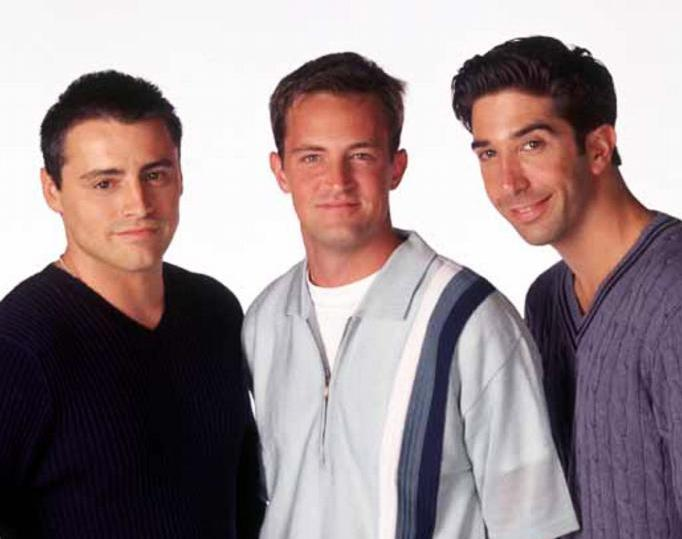
%> input picture lab_week4/homework/picture.jpg, 682 x 539 px
$ octave face_detection.m   (GNU Octave 9; MATLAB toolbox functions it lacks are replaced by stand-ins)
%> lines starting %> are read from the running program, lines starting %| are printed output that depends on the picture; in (x1, y1, x2, y2) boxes, pixels count from 0 and x2, y2 are one past the last pixel; in counts of white or black regions, pixels touching at a corner belong together; the program's own positions count from 1

% Load the RGB image
rgb_image = imread('./lab_week4/homework/picture.jpg');
%> rgb_image is the input picture: size 539x682x3 uint8; mean R, G, B 152.8, 137.5, 140.2

% Convert RGB to HSV
hsv_image = rgb2hsv(rgb_image);
%> hsv_image: size 539x682x3 double; mean H, S, V 0.465, 0.251, 0.612

% Extract individual channels
redChannel = rgb_image(:, :, 1);
greenChannel = rgb_image(:, :, 2);
blueChannel = rgb_image(:, :, 3);

hueChannel = hsv_image(:, :, 1);
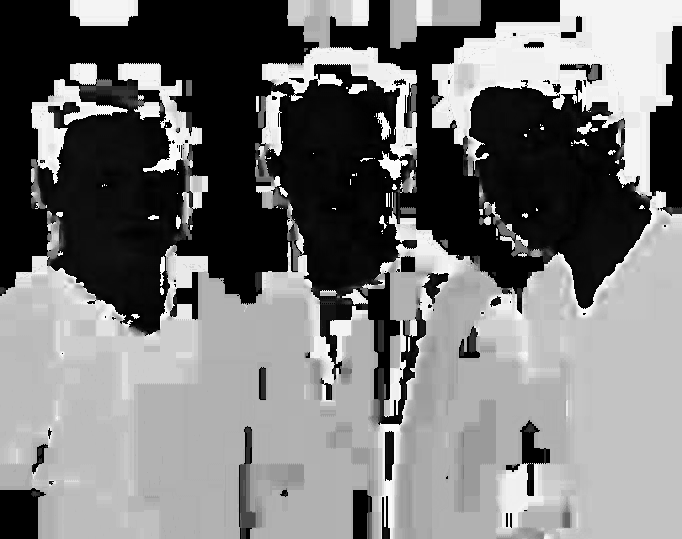
%> hueChannel: size 539x682 double; min 0, max 0.998, mean 0.465
saturationChannel = hsv_image(:, :, 2);
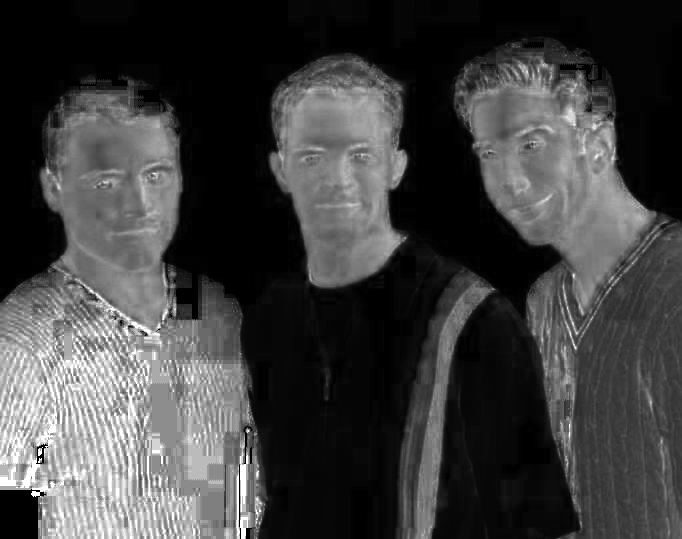
%> saturationChannel: size 539x682 double; min 0, max 1, mean 0.251
valueChannel = hsv_image(:, :, 3);

% Display the grayscale images
figure;

subplot(2, 3, 1);
imshow(redChannel);
title('Red Channel');

subplot(2, 3, 2);
imshow(greenChannel);
title('Green Channel');

subplot(2, 3, 3);
imshow(blueChannel);
title('Blue Channel');

subplot(2, 3, 4);
imshow(hueChannel);
title('Hue Channel');

subplot(2, 3, 5);
imshow(saturationChannel);
title('Saturation Channel');

subplot(2, 3, 6);
imshow(valueChannel);
title('Value Channel');


% Convert RGB to normalized RGB coordinates
R = double(rgb_image(:, :, 1)) / 255;
G = double(rgb_image(:, :, 2)) / 255;
B = double(rgb_image(:, :, 3)) / 255;

% Calculate the normalized RGB coordinates
r = R ./ (R + G + B + 1e-10);
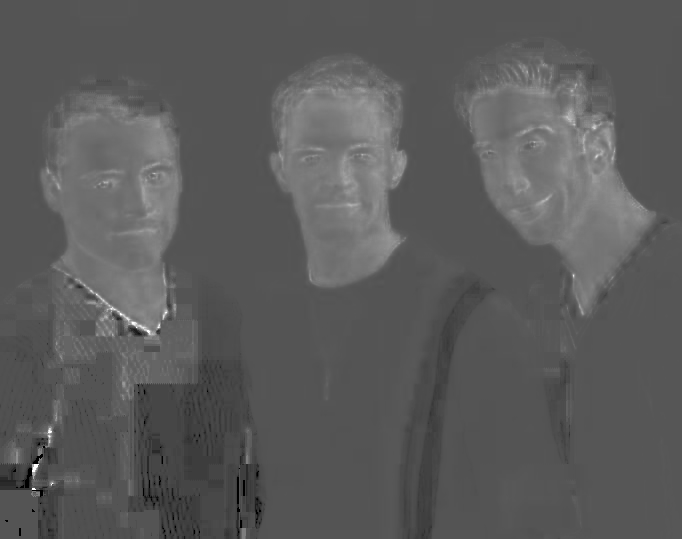
%> r: size 539x682 double; min 0, max 1, mean 0.359
g = G ./ (R + G + B + 1e-10);
b = B ./ (R + G + B + 1e-10);
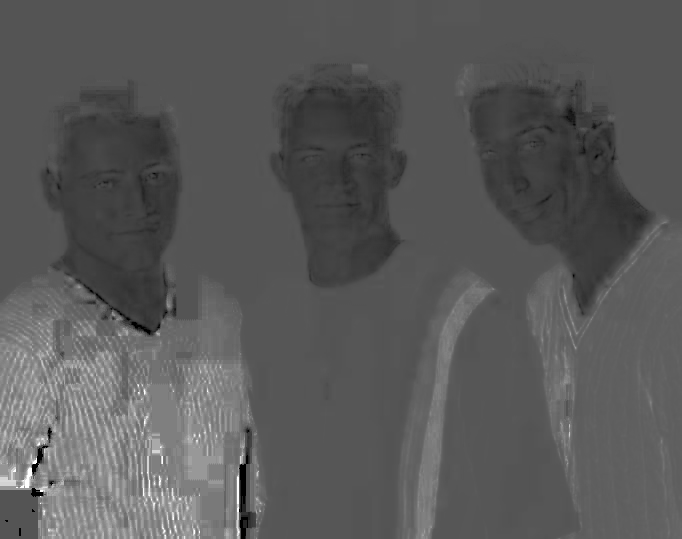
%> b: size 539x682 double; min 0, max 1, mean 0.352

% Plot g versus r
figure;
scatter(r(:), g(:), 1); % Scatter plot for r and g
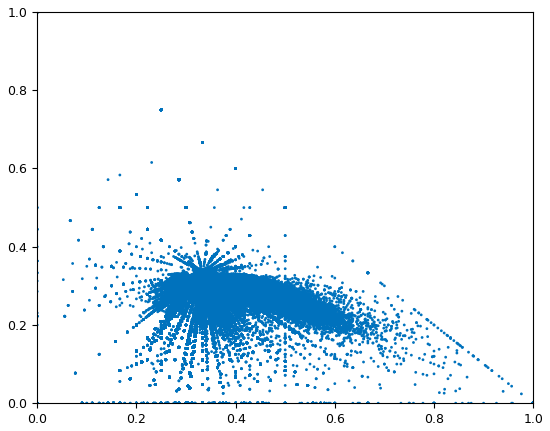
%> figure redrawn from the program's plot data

mask = f(r, g) >= 0.08;
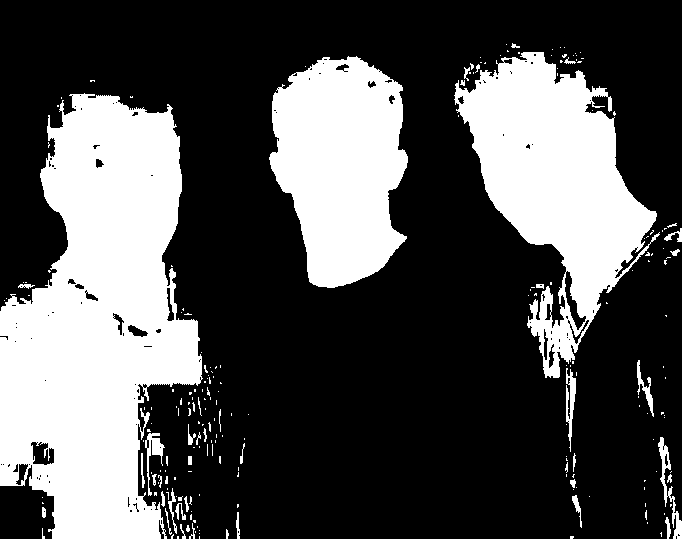
%> mask: size 539x682 logical; 31.8% white; 220 white regions (175 under 20 px), largest, box (x1, y1, x2, y2) and area: (0, 93, 203, 539) 58860, (454, 52, 660, 378) 30311, (269, 56, 408, 288) 23596

% Create an output image by applying the mask
outputImage = rgb_image;
outputImage(repmat(~mask, [1, 1, 3])) = 0;
% Display the output image
imshow(outputImage);


% Extract hue and saturation channels
H = hsv_image(:, :, 1);
S = hsv_image(:, :, 2);

% Define the rules for determining face pixels
a = 0;
b = 0.6;
c = 0.2;
d = 0.9;

% Create a mask based on the rules
mask2 = (H >= a) & (H <= b) & (S >= c) & (S <= d);
%> mask2: size 539x682 logical; 18.1% white; 52 white regions (41 under 20 px), largest, box (x1, y1, x2, y2) and area: (469, 80, 652, 309) 22720, (40, 80, 183, 334) 22193, (269, 64, 408, 288) 20461

% Create an output image by applying the mask
outputImage2 = rgb_image;
outputImage2(repmat(~mask2, [1, 1, 3])) = 0;
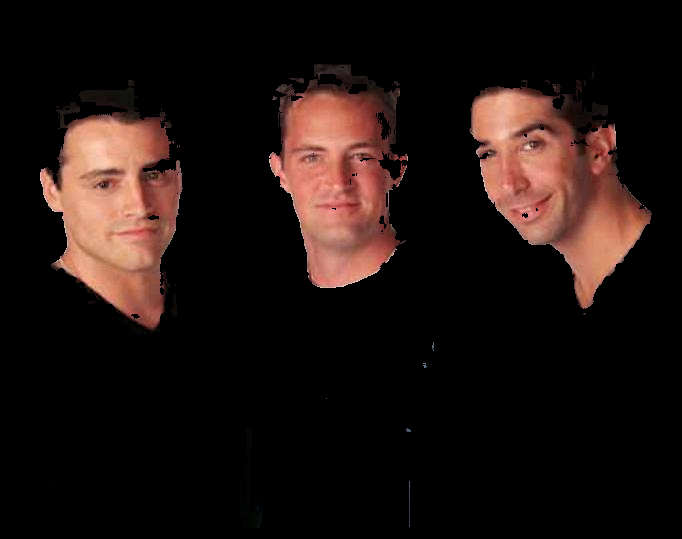
%> outputImage2: size 539x682x3 uint8; mean R, G, B 30.4, 18.7, 15.7

% Display the output image
imshow(outputImage2);

function mask = f(r, g)
    mask = r - g;
end

$ run again, with lab_week4/homework/test2.jpg copied over lab_week4/homework/picture.jpg
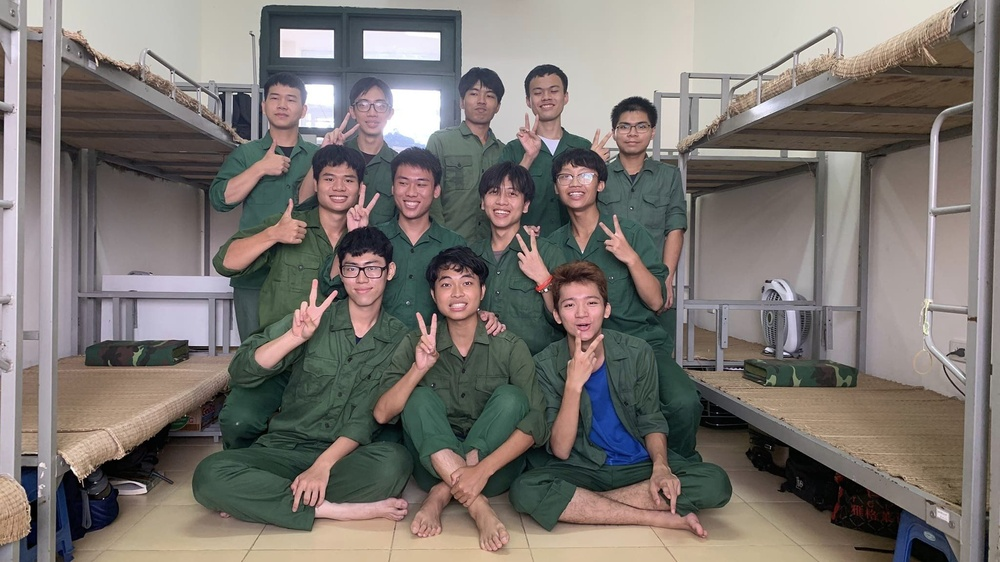
%> input picture lab_week4/homework/test2.jpg, 1000 x 562 px, shrunk from 2048 x 1152 before the run
%> rgb_image is the input picture: size 562x1000x3 uint8; mean R, G, B 123.4, 117.2, 112.7
%> hsv_image: size 562x1000x3 double; mean H, S, V 0.321, 0.198, 0.507
%> `mask = f(r, g) >= 0.08;`:
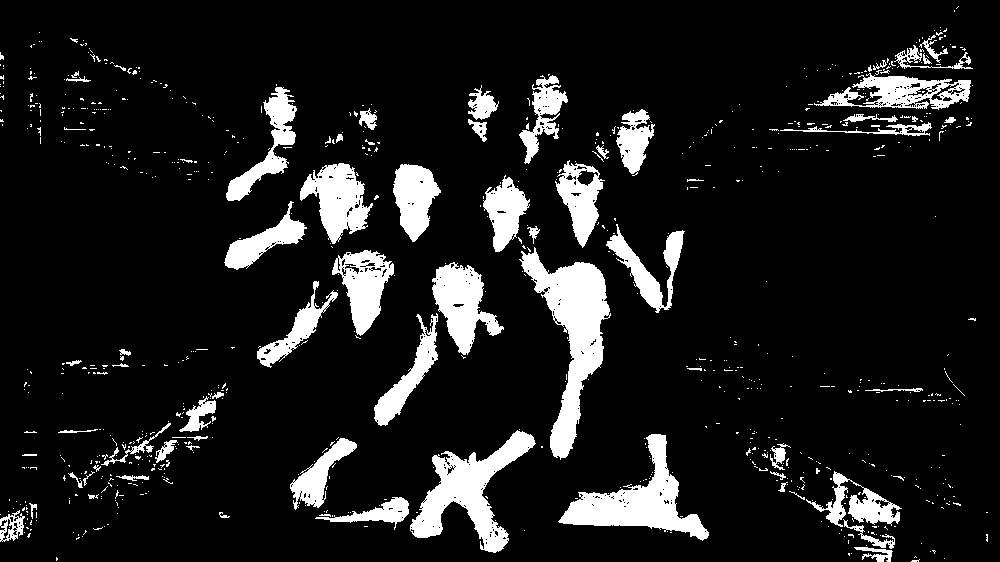
%> mask: size 562x1000 logical; 11.1% white; 819 white regions (748 under 20 px), largest, box (x1, y1, x2, y2) and area: (519, 247, 611, 460) 7144, (410, 430, 536, 553) 5508, (558, 434, 709, 541) 5362
%> mask2: size 562x1000 logical; 43% white; 735 white regions (631 under 20 px), largest, box (x1, y1, x2, y2) and area: (56, 133, 900, 562) 172168, (688, 362, 965, 515) 17621, (716, 12, 974, 155) 17217
%> `outputImage2(repmat(~mask2, [1, 1, 3])) = 0;`:
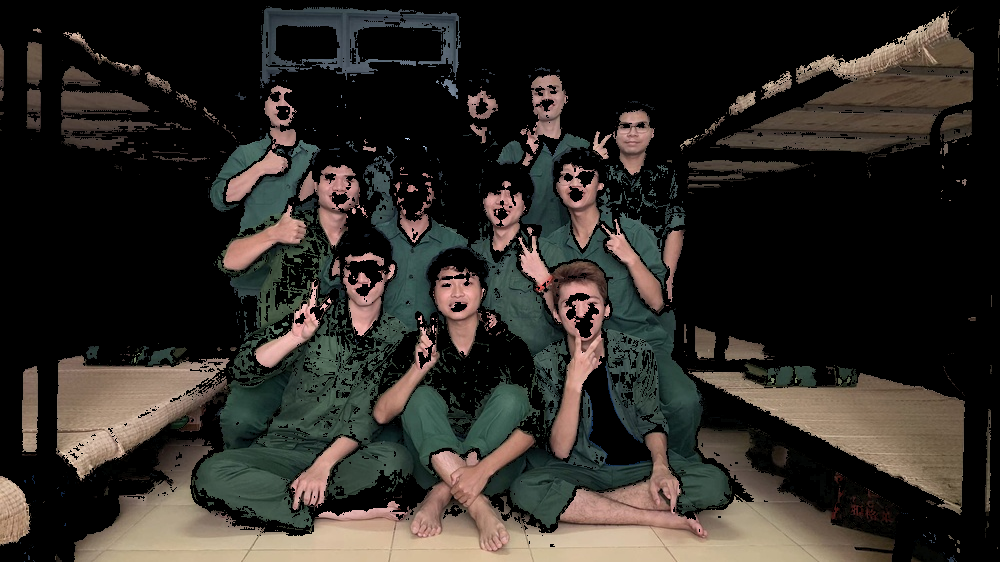
%> outputImage2: size 562x1000x3 uint8; mean R, G, B 46.8, 42.9, 37.9
